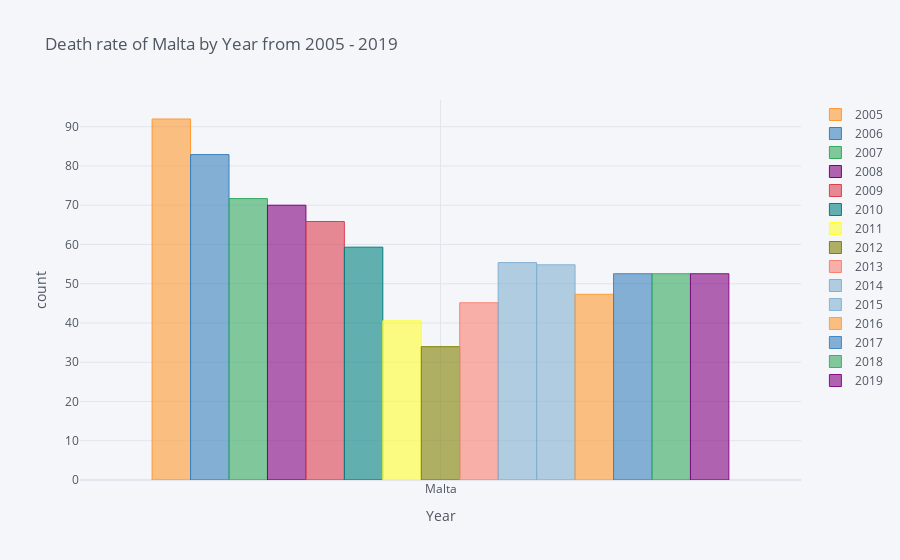

The code cell stored with this chart in its notebook:
### Markdown cell above
### Death rate of Malta by Year from 2005 - 2019

### Code cell
MLT_data=sdr_master[(sdr_master['Country_long']=='Malta') & (sdr_master['SEX'] == 'ALL')]

plt.figure(figsize=[40,19])

MLT_group = MLT_data.groupby('Country_long').mean()
MLT_scope = MLT_group.loc[:, 2005:2019]

MLT_scope.iplot(kind='bar', xTitle='Year',
                  yTitle='count', title='Death rate of Malta by Year from 2005 - 2019')

### Figure 1 — Plotly figure (JSON) as saved in the notebook; plotly's stock layout.template omitted (floating-point values rounded to 4 significant figures)
{"data": [{"marker": {"color": "rgba(255, 153, 51, 0.6)", "line": {"color": "rgba(255, 153, 51, 1.0)", "width": 1}}, "name": "2005", "orientation": "v", "text": "", "type": "bar", "x": ["Malta"], "y": [91.97]}, {"marker": {"color": "rgba(55, 128, 191, 0.6)", "line": {"color": "rgba(55, 128, 191, 1.0)", "width": 1}}, "name": "2006", "orientation": "v", "text": "", "type": "bar", "x": ["Malta"], "y": [82.9]}, {"marker": {"color": "rgba(50, 171, 96, 0.6)", "line": {"color": "rgba(50, 171, 96, 1.0)", "width": 1}}, "name": "2007", "orientation": "v", "text": "", "type": "bar", "x": ["Malta"], "y": [71.69]}, {"marker": {"color": "rgba(128, 0, 128, 0.6)", "line": {"color": "rgba(128, 0, 128, 1.0)", "width": 1}}, "name": "2008", "orientation": "v", "text": "", "type": "bar", "x": ["Malta"], "y": [70.01]}, {"marker": {"color": "rgba(219, 64, 82, 0.6)", "line": {"color": "rgba(219, 64, 82, 1.0)", "width": 1}}, "name": "2009", "orientation": "v", "text": "", "type": "bar", "x": ["Malta"], "y": [65.86]}, {"marker": {"color": "rgba(0, 128, 128, 0.6)", "line": {"color": "rgba(0, 128, 128, 1.0)", "width": 1}}, "name": "2010", "orientation": "v", "text": "", "type": "bar", "x": ["Malta"], "y": [59.32]}, {"marker": {"color": "rgba(255, 255, 51, 0.6)", "line": {"color": "rgba(255, 255, 51, 1.0)", "width": 1}}, "name": "2011", "orientation": "v", "text": "", "type": "bar", "x": ["Malta"], "y": [40.55]}, {"marker": {"color": "rgba(128, 128, 0, 0.6)", "line": {"color": "rgba(128, 128, 0, 1.0)", "width": 1}}, "name": "2012", "orientation": "v", "text": "", "type": "bar", "x": ["Malta"], "y": [33.96]}, {"marker": {"color": "rgba(251, 128, 114, 0.6)", "line": {"color": "rgba(251, 128, 114, 1.0)", "width": 1}}, "name": "2013", "orientation": "v", "text": "", "type": "bar", "x": ["Malta"], "y": [45.15]}, {"marker": {"color": "rgba(128, 177, 211, 0.6)", "line": {"color": "rgba(128, 177, 211, 1.0)", "width": 1}}, "name": "2014", "orientation": "v", "text": "", "type": "bar", "x": ["Malta"], "y": [55.39]}, {"marker": {"color": "rgba(128, 177, 211, 0.6)", "line": {"color": "rgba(128, 177, 211, 0.8999999999999999)", "width": 1}}, "name": "2015", "orientation": "v", "text": "", "type": "bar", "x": ["Malta"], "y": [54.83]}, {"marker": {"color": "rgba(255, 153, 51, 0.6)", "line": {"color": "rgba(255, 153, 51, 0.8999999999999999)", "width": 1}}, "name": "2016", "orientation": "v", "text": "", "type": "bar", "x": ["Malta"], "y": [47.32]}, {"marker": {"color": "rgba(55, 128, 191, 0.6)", "line": {"color": "rgba(55, 128, 191, 0.8999999999999999)", "width": 1}}, "name": "2017", "orientation": "v", "text": "", "type": "bar", "x": ["Malta"], "y": [52.55]}, {"marker": {"color": "rgba(50, 171, 96, 0.6)", "line": {"color": "rgba(50, 171, 96, 0.8999999999999999)", "width": 1}}, "name": "2018", "orientation": "v", "text": "", "type": "bar", "x": ["Malta"], "y": [52.55]}, {"marker": {"color": "rgba(128, 0, 128, 0.6)", "line": {"color": "rgba(128, 0, 128, 0.8999999999999999)", "width": 1}}, "name": "2019", "orientation": "v", "text": "", "type": "bar", "x": ["Malta"], "y": [52.55]}], "layout": {"autosize": true, "legend": {"bgcolor": "#F5F6F9", "font": {"color": "#4D5663"}}, "paper_bgcolor": "#F5F6F9", "plot_bgcolor": "#F5F6F9", "title": {"font": {"color": "#4D5663"}, "text": "Death rate of Malta by Year from 2005 - 2019"}, "xaxis": {"autorange": true, "gridcolor": "#E1E5ED", "range": [-0.5, 0.5], "showgrid": true, "tickfont": {"color": "#4D5663"}, "title": {"font": {"color": "#4D5663"}, "text": "Year"}, "type": "category", "zerolinecolor": "#E1E5ED"}, "yaxis": {"autorange": true, "gridcolor": "#E1E5ED", "range": [0, 96.81], "showgrid": true, "tickfont": {"color": "#4D5663"}, "title": {"font": {"color": "#4D5663"}, "text": "count"}, "type": "linear", "zerolinecolor": "#E1E5ED"}}}
